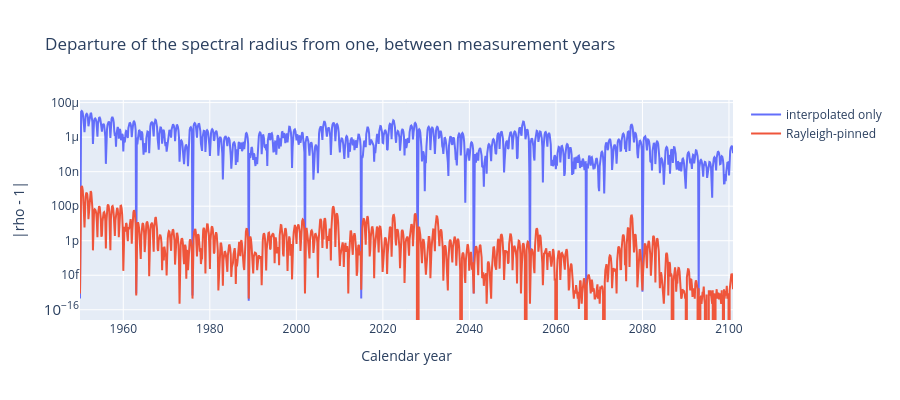

Notebook cell for this chart:
### Markdown cell above
## What interpolating a normalised matrix costs, and how to get it back

`plans/mixing-matrix.md` ruled this out: a blend of two matrices whose spectral radius is 1 does not have spectral radius 1, and that within-year factor multiplies the force of infection and therefore the gradient of every infection parameter, not only the mixing scalars. The argument is right. What it lacked was a number.

`pin_radius=False` gives the drift. `pin_radius=True`, the default, also stores the dominant left and right vectors as curves and divides by the Rayleigh quotient `u C v / u v` of the interpolated matrix. That quotient is stationary at the true Perron pair, so an interpolated pair that is wrong by `e` gives a radius wrong by `e²` — which is why two matrix-vector products buy so much.

### Code cell
loose = prepare_spline(*arrays, pin_radius=False).materialize(bg, a, pc)
loose_at = jax.jit(loose.matrix)
for fn in (loose_at,):
    jax.block_until_ready(fn(2000.0))

drift_times = np.arange(float(static.weight_ends[0]), float(static.weight_ends[1]), 0.13)
pinned_drift = []
loose_drift = []
for when in drift_times:
    for values, fn in ((pinned_drift, spline_at), (loose_drift, loose_at)):
        radius = np.max(np.abs(np.linalg.eigvals(np.asarray(fn(float(when))))))
        values.append(abs(radius - 1.0))

print(f"over the whole table, max |rho - 1|: no pin {max(loose_drift):.3e}, pinned {max(pinned_drift):.3e}")
print(f"pinning is {max(loose_drift) / max(pinned_drift):.0f}x tighter")
moved = max(
    float(np.max(np.abs(spline_at(float(when)) - loose_at(float(when))))) for when in drift_times
)
print(f"it moves the matrix by at most {moved:.3e}, against an interpolation error of about 4e-4")
print(f"stage cost: pinned {stage_us(spline.matrix):.4f} µs, no pin {stage_us(loose.matrix):.4f} µs")

fig = go.Figure()
fig.add_trace(go.Scatter(x=drift_times, y=loose_drift, name="interpolated only", mode="lines"))
fig.add_trace(go.Scatter(x=drift_times, y=pinned_drift, name="Rayleigh-pinned", mode="lines"))
fig.update_layout(
    title="Departure of the spectral radius from one, between measurement years",
    xaxis_title="Calendar year",
    yaxis_title="|rho - 1|",
    yaxis_type="log",
    height=400,
)
fig.show()

### Figure 1 — Plotly figure (JSON) as saved in the notebook; plotly's stock layout.template omitted (floating-point values rounded to 4 significant figures; data arrays with more than 128 entries replaced by an {"elided": "..."} marker saying what was removed)
{"data": [{"mode": "lines", "name": "interpolated only", "type": "scatter", "x": {"elided": "1162 float values"}, "y": {"elided": "1162 float values"}}, {"mode": "lines", "name": "Rayleigh-pinned", "type": "scatter", "x": {"elided": "1162 float values"}, "y": {"elided": "1162 float values"}}], "layout": {"height": 400, "title": {"text": "Departure of the spectral radius from one, between measurement years"}, "xaxis": {"title": {"text": "Calendar year"}}, "yaxis": {"title": {"text": "|rho - 1|"}, "type": "log"}}}
